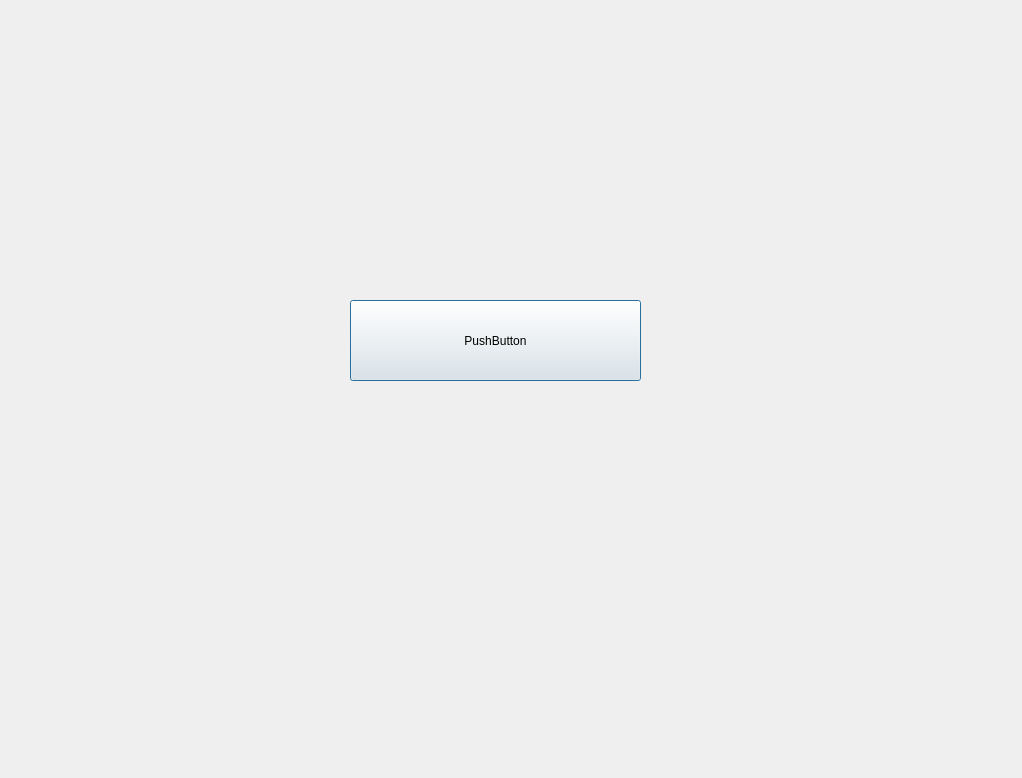
<?xml version="1.0" encoding="UTF-8"?>
<ui version="4.0">
 <class>Dialog</class>
 <widget class="QDialog" name="Dialog">
  <property name="geometry">
   <rect>
    <x>0</x>
    <y>0</y>
    <width>1022</width>
    <height>778</height>
   </rect>
  </property>
  <property name="windowTitle">
   <string>Dialog</string>
  </property>
  <widget class="QPushButton" name="pushButton">
   <property name="geometry">
    <rect>
     <x>350</x>
     <y>300</y>
     <width>291</width>
     <height>81</height>
    </rect>
   </property>
   <property name="text">
    <string>PushButton</string>
   </property>
  </widget>
 </widget>
 <resources/>
 <connections/>
</ui>
